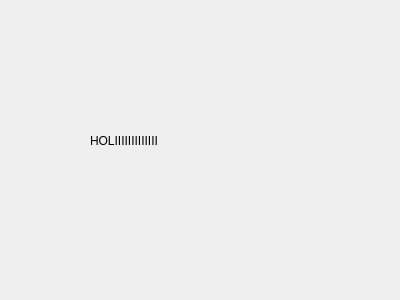
<?xml version="1.0" encoding="UTF-8"?>
<ui version="4.0">
 <class>menu</class>
 <widget class="QDialog" name="menu">
  <property name="geometry">
   <rect>
    <x>0</x>
    <y>0</y>
    <width>400</width>
    <height>300</height>
   </rect>
  </property>
  <property name="windowTitle">
   <string>Dialog</string>
  </property>
  <widget class="QLabel" name="label">
   <property name="geometry">
    <rect>
     <x>90</x>
     <y>80</y>
     <width>221</width>
     <height>121</height>
    </rect>
   </property>
   <property name="text">
    <string>HOLIIIIIIIIIIIII</string>
   </property>
  </widget>
 </widget>
 <resources/>
 <connections/>
</ui>
